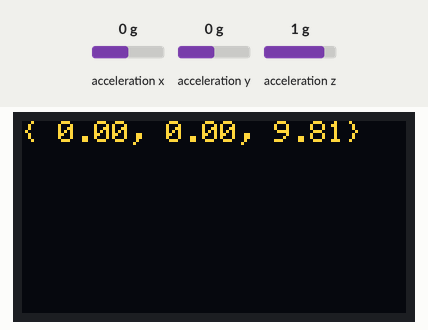
Bench run of a sketch on a simulated ESP8266 (NodeMCU). Parts: 128×64 one-colour display. Inputs (shaded band) come from the test bench; at power-on: acceleration x 0 g, acceleration y 0 g, acceleration z 1 g. The OLED is the two-colour kind (top 16 rows yellow); WiFi joins after 1.5 s; servers stay silent unless stated; the display library's start-up logo is not drawn; the Firebase database answers and starts empty; what the sketch prints to the serial monitor is not drawn.

Above: at 5.1 s.
5.2 s: acceleration x set to -1.4 g
At 5.9 s:
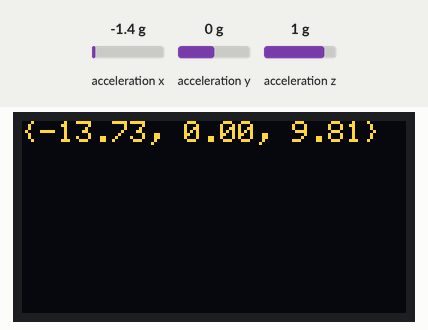
6.7 s: acceleration y set to -1.4 g
At 7.8 s:
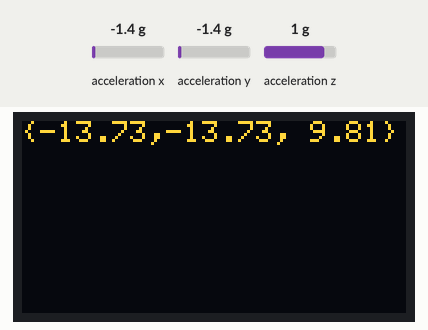
8.5 s: acceleration z set to -1.4 g
At 10.3 s:
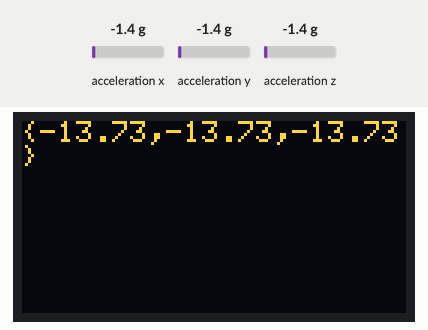
10.6 s: acceleration x set to 0 g
At 12.0 s:
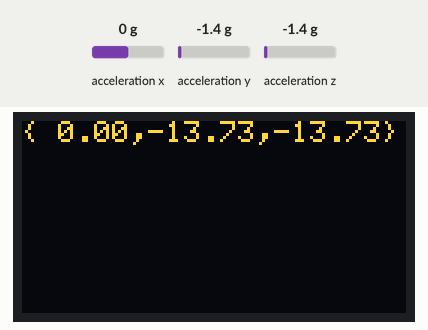
12.7 s: acceleration y set to 0 g
At 14.5 s:
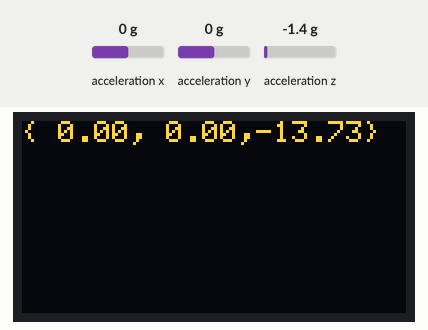
14.8 s: acceleration x set to -0.8 g
At 16.2 s:
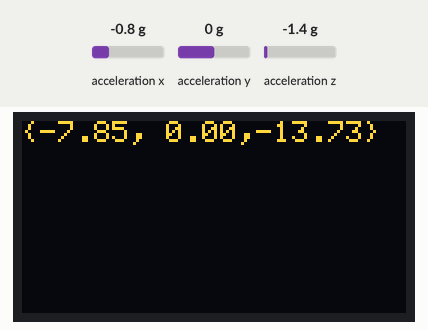
Timing chart, 0 to 17.8 s (numbered marks = the images above; inputs shaded):
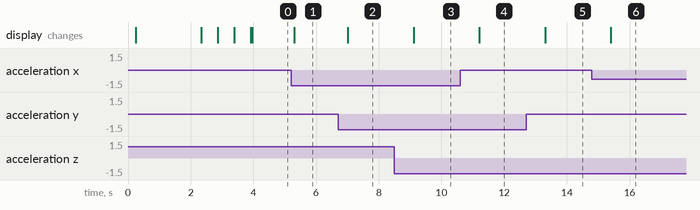

The sketch:

ADXL_FIREBASE_RD_WR.ino
```cpp
#include <ESP8266WiFi.h>
#include <Firebase_ESP_Client.h>
#include "addons/TokenHelper.h"
#include "addons/RTDBHelper.h"
#include <Wire.h>
#include <Adafruit_Sensor.h>
#include <Adafruit_ADXL345_U.h>
// For OLED Screen
#include <SPI.h>
#include <Adafruit_GFX.h>
#include <Adafruit_SH110X.h>

/* Assign a unique ID to this sensor at the same time */
Adafruit_ADXL345_Unified accel = Adafruit_ADXL345_Unified(12345);

const char* ssid = "MOTO G5S(2.4)";
const char* password = "44441199";
// const int redLedPin = D1;

const char* api_key = "AIzaSyBIpPvFSdqEKapPRm9Q8TjEhUCaop39jVQ";
const char* db_url = "https://earthquake-detection-adxl-default-rtdb.firebaseio.com";

FirebaseData fbdo;
FirebaseAuth auth;
FirebaseConfig config;

bool signupOK = false;

unsigned long sendDataPrevMillis = 0;
char dataPayload[100] = "";
char tempX[20];
char tempY[20];
char tempZ[20];
bool SMSstatus;

// For OLED Screen
/* Uncomment the initialize the I2C address , uncomment only one, If you get a totally blank screen try the other*/
#define i2c_Address 0x3c  //initialize with the I2C addr 0x3C Typically eBay OLED's
//#define i2c_Address 0x3d //initialize with the I2C addr 0x3D Typically Adafruit OLED's

#define SCREEN_WIDTH 128  // OLED display width, in pixels
#define SCREEN_HEIGHT 64  // OLED display height, in pixels
#define OLED_RESET -1     //   QT-PY / XIAO
Adafruit_SH1106G display = Adafruit_SH1106G(SCREEN_WIDTH, SCREEN_HEIGHT, &Wire, OLED_RESET);

void clearOLED(void) {
  display.clearDisplay();
  display.setTextSize(1);
  display.setTextColor(SH110X_WHITE);
  display.setCursor(0, 0);
}

void setup() {
  // pinMode(redLedPin, OUTPUT);
  Serial.begin(115200);

  // For OLED Screen
  delay(250);                        // wait for the OLED to power up
  display.begin(i2c_Address, true);  // Address 0x3C default
                                     //display.setContrast (0); // dim display

  display.display();
  delay(2000);

  // Clear the buffer.
  display.clearDisplay();


  // Connect to Wi-Fi
  WiFi.begin(ssid, password);
  Serial.print("Connecting to Wifi");
  clearOLED();
  display.println("Connecting to Wifi");
  display.display();

  while (WiFi.status() != WL_CONNECTED) {
    delay(500);
    Serial.print(".");
    display.println(".");
  display.display();

  }
  Serial.println("\nConnected to WiFi");
  clearOLED();
  display.println("\nConnected to WiFi");
  display.display();


  Serial.print("IP: ");
  Serial.print(WiFi.localIP());
  Serial.print("");

  /* Initialise the sensor */
  if (!accel.begin()) {
    /* There was a problem detecting the ADXL345 ... check your connections */
    Serial.println("Ooops, no ADXL345 detected ... Check your wiring!");
    while (1)
      ;
  }

  /* Set the range to whatever is appropriate for your project */
  accel.setRange(ADXL345_RANGE_16_G);

  config.api_key = api_key;
  config.database_url = db_url;

  if (Firebase.signUp(&config, &auth, "", "")) {
    Serial.print("sign up ok");
    signupOK = true;
  } else {
    Serial.print(config.signer.signupError.message.c_str());
  }

  config.token_status_callback = tokenStatusCallback;
  Firebase.begin(&config, &auth);
  Firebase.reconnectWiFi(true);
}

void loop() {
  /* Get a new sensor event */
  sensors_event_t event;
  accel.getEvent(&event);

  /* Display the results (acceleration is measured in m/s^2) */
  Serial.print("X: ");
  Serial.print(event.acceleration.x);
  Serial.print("  ");
  Serial.print("Y: ");
  Serial.print(event.acceleration.y);
  Serial.print("  ");
  Serial.print("Z: ");
  Serial.print(event.acceleration.z);
  Serial.print("  ");
  Serial.println("m/s^2 ");
  dtostrf(event.acceleration.x, 5, 2, tempX);
  dtostrf(event.acceleration.y, 5, 2, tempY);
  dtostrf(event.acceleration.z, 5, 2, tempZ);
  // Format the string with x, y, and z values separated by commas
  strcat(dataPayload, "{");
  strcat(dataPayload, tempX);
  strcat(dataPayload, ",");
  strcat(dataPayload, tempY);
  strcat(dataPayload, ",");
  strcat(dataPayload, tempZ);
  strcat(dataPayload, "}");
  Serial.print(dataPayload);
  clearOLED();
  display.println(dataPayload);
  display.display();

  delay(100);

  if (Firebase.ready() && signupOK && (millis() - sendDataPrevMillis > 2000 || sendDataPrevMillis == 0)) {
    sendDataPrevMillis = millis();

    if (Firebase.RTDB.getBool(&fbdo, "/LED/digital")) {
      if (fbdo.dataType() == "boolean") {
        // Serial.print(fbdo);
        SMSstatus = fbdo.boolData();
        // Serial.print("Successfuly sent SMS" + fbdo.dataPath() + ": " + SMSstatus + " {" + fbdo.dataType() + "}");
        // digitalWrite(redLedPin, SMSstatus);
      }
    } else {
      Serial.print("READ FAILED: " + fbdo.errorReason());
    }
    if (Firebase.RTDB.setString(&fbdo, "/LED/txt", dataPayload)) {
      Serial.print(dataPayload);
      clearOLED();
      display.println(dataPayload);
  display.display();

      delay(500);
    } else {
      Serial.print("WRITE FAILED: " + fbdo.errorReason());
    }
  }
  strcpy(dataPayload, "");  // Copying an empty string to dataPayload
}
```

Measured:
- after the input at 5.2 s, the display: changes after 0.10 s (image 1)
- after the input at 6.7 s, the display: changes after 0.31 s (image 2)
- after the input at 8.5 s, the display: changes after 0.61 s (image 3)
- after the input at 10.6 s, the display: changes after 0.61 s (image 4)
- after the input at 12.7 s, the display: changes after 0.61 s (image 5)
- after the input at 14.8 s, the display: changes after 0.60 s (image 6)
